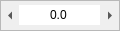
<?xml version="1.0" encoding="UTF-8"?>
<ui version="4.0">
 <class>Form</class>
 <widget class="QWidget" name="Form">
  <property name="geometry">
   <rect>
    <x>0</x>
    <y>0</y>
    <width>120</width>
    <height>31</height>
   </rect>
  </property>
  <property name="minimumSize">
   <size>
    <width>120</width>
    <height>31</height>
   </size>
  </property>
  <property name="maximumSize">
   <size>
    <width>120</width>
    <height>31</height>
   </size>
  </property>
  <property name="windowTitle">
   <string>Form</string>
  </property>
  <property name="autoFillBackground">
   <bool>false</bool>
  </property>
  <property name="styleSheet">
   <string notr="true">QFrame.BackFrame {
border: 1px solid black;
background: qlineargradient(x1: 0, y1: 0, x2: 0, y2: 1,
stop: 0 #777, stop: 0.1 rgb(203, 203, 203));
}

QFrame.BackFrame  QLineEdit{
background: rgb(203, 203, 203);
}
</string>
  </property>
  <layout class="QVBoxLayout" name="verticalLayout">
   <property name="spacing">
    <number>0</number>
   </property>
   <property name="margin">
    <number>0</number>
   </property>
   <item>
    <widget class="QFrame" name="backFrame">
     <property name="minimumSize">
      <size>
       <width>120</width>
       <height>31</height>
      </size>
     </property>
     <property name="maximumSize">
      <size>
       <width>120</width>
       <height>31</height>
      </size>
     </property>
     <property name="frameShape">
      <enum>QFrame::StyledPanel</enum>
     </property>
     <property name="frameShadow">
      <enum>QFrame::Raised</enum>
     </property>
     <property name="class" stdset="0">
      <string>BackFrame</string>
     </property>
     <widget class="QToolButton" name="decrementBtn">
      <property name="geometry">
       <rect>
        <x>0</x>
        <y>3</y>
        <width>20</width>
        <height>25</height>
       </rect>
      </property>
      <property name="minimumSize">
       <size>
        <width>20</width>
        <height>25</height>
       </size>
      </property>
      <property name="maximumSize">
       <size>
        <width>25</width>
        <height>25</height>
       </size>
      </property>
      <property name="text">
       <string/>
      </property>
      <property name="icon">
       <iconset>
        <normaloff>:/tool/select/icons/rewind.ico</normaloff>:/tool/select/icons/rewind.ico</iconset>
      </property>
      <property name="iconSize">
       <size>
        <width>17</width>
        <height>17</height>
       </size>
      </property>
      <property name="checkable">
       <bool>false</bool>
      </property>
      <property name="popupMode">
       <enum>QToolButton::DelayedPopup</enum>
      </property>
      <property name="autoRaise">
       <bool>true</bool>
      </property>
      <property name="arrowType">
       <enum>Qt::LeftArrow</enum>
      </property>
     </widget>
     <widget class="QLineEdit" name="lineEdit">
      <property name="geometry">
       <rect>
        <x>19</x>
        <y>5</y>
        <width>81</width>
        <height>20</height>
       </rect>
      </property>
      <property name="palette">
       <palette>
        <active>
         <colorrole role="WindowText">
          <brush brushstyle="SolidPattern">
           <color alpha="255">
            <red>0</red>
            <green>0</green>
            <blue>0</blue>
           </color>
          </brush>
         </colorrole>
         <colorrole role="Button">
          <brush brushstyle="SolidPattern">
           <color alpha="255">
            <red>203</red>
            <green>203</green>
            <blue>203</blue>
           </color>
          </brush>
         </colorrole>
         <colorrole role="Light">
          <brush brushstyle="SolidPattern">
           <color alpha="255">
            <red>212</red>
            <green>212</green>
            <blue>212</blue>
           </color>
          </brush>
         </colorrole>
         <colorrole role="Midlight">
          <brush brushstyle="SolidPattern">
           <color alpha="255">
            <red>233</red>
            <green>233</green>
            <blue>233</blue>
           </color>
          </brush>
         </colorrole>
         <colorrole role="Dark">
          <brush brushstyle="SolidPattern">
           <color alpha="255">
            <red>106</red>
            <green>106</green>
            <blue>106</blue>
           </color>
          </brush>
         </colorrole>
         <colorrole role="Mid">
          <brush brushstyle="SolidPattern">
           <color alpha="255">
            <red>141</red>
            <green>141</green>
            <blue>141</blue>
           </color>
          </brush>
         </colorrole>
         <colorrole role="Text">
          <brush brushstyle="SolidPattern">
           <color alpha="255">
            <red>0</red>
            <green>0</green>
            <blue>0</blue>
           </color>
          </brush>
         </colorrole>
         <colorrole role="BrightText">
          <brush brushstyle="SolidPattern">
           <color alpha="255">
            <red>212</red>
            <green>212</green>
            <blue>212</blue>
           </color>
          </brush>
         </colorrole>
         <colorrole role="ButtonText">
          <brush brushstyle="SolidPattern">
           <color alpha="255">
            <red>0</red>
            <green>0</green>
            <blue>0</blue>
           </color>
          </brush>
         </colorrole>
         <colorrole role="Base">
          <brush brushstyle="SolidPattern">
           <color alpha="255">
            <red>203</red>
            <green>203</green>
            <blue>203</blue>
           </color>
          </brush>
         </colorrole>
         <colorrole role="Window">
          <brush brushstyle="SolidPattern">
           <color alpha="255">
            <red>203</red>
            <green>203</green>
            <blue>203</blue>
           </color>
          </brush>
         </colorrole>
         <colorrole role="Shadow">
          <brush brushstyle="SolidPattern">
           <color alpha="255">
            <red>0</red>
            <green>0</green>
            <blue>0</blue>
           </color>
          </brush>
         </colorrole>
         <colorrole role="HighlightedText">
          <brush brushstyle="SolidPattern">
           <color alpha="255">
            <red>212</red>
            <green>212</green>
            <blue>212</blue>
           </color>
          </brush>
         </colorrole>
         <colorrole role="AlternateBase">
          <brush brushstyle="SolidPattern">
           <color alpha="255">
            <red>233</red>
            <green>233</green>
            <blue>233</blue>
           </color>
          </brush>
         </colorrole>
         <colorrole role="NoRole">
          <brush brushstyle="SolidPattern">
           <color alpha="255">
            <red>212</red>
            <green>212</green>
            <blue>212</blue>
           </color>
          </brush>
         </colorrole>
         <colorrole role="ToolTipBase">
          <brush brushstyle="SolidPattern">
           <color alpha="255">
            <red>255</red>
            <green>255</green>
            <blue>220</blue>
           </color>
          </brush>
         </colorrole>
         <colorrole role="ToolTipText">
          <brush brushstyle="SolidPattern">
           <color alpha="255">
            <red>0</red>
            <green>0</green>
            <blue>0</blue>
           </color>
          </brush>
         </colorrole>
        </active>
        <inactive>
         <colorrole role="WindowText">
          <brush brushstyle="SolidPattern">
           <color alpha="255">
            <red>0</red>
            <green>0</green>
            <blue>0</blue>
           </color>
          </brush>
         </colorrole>
         <colorrole role="Button">
          <brush brushstyle="SolidPattern">
           <color alpha="255">
            <red>203</red>
            <green>203</green>
            <blue>203</blue>
           </color>
          </brush>
         </colorrole>
         <colorrole role="Light">
          <brush brushstyle="SolidPattern">
           <color alpha="255">
            <red>212</red>
            <green>212</green>
            <blue>212</blue>
           </color>
          </brush>
         </colorrole>
         <colorrole role="Midlight">
          <brush brushstyle="SolidPattern">
           <color alpha="255">
            <red>233</red>
            <green>233</green>
            <blue>233</blue>
           </color>
          </brush>
         </colorrole>
         <colorrole role="Dark">
          <brush brushstyle="SolidPattern">
           <color alpha="255">
            <red>106</red>
            <green>106</green>
            <blue>106</blue>
           </color>
          </brush>
         </colorrole>
         <colorrole role="Mid">
          <brush brushstyle="SolidPattern">
           <color alpha="255">
            <red>141</red>
            <green>141</green>
            <blue>141</blue>
           </color>
          </brush>
         </colorrole>
         <colorrole role="Text">
          <brush brushstyle="SolidPattern">
           <color alpha="255">
            <red>0</red>
            <green>0</green>
            <blue>0</blue>
           </color>
          </brush>
         </colorrole>
         <colorrole role="BrightText">
          <brush brushstyle="SolidPattern">
           <color alpha="255">
            <red>212</red>
            <green>212</green>
            <blue>212</blue>
           </color>
          </brush>
         </colorrole>
         <colorrole role="ButtonText">
          <brush brushstyle="SolidPattern">
           <color alpha="255">
            <red>0</red>
            <green>0</green>
            <blue>0</blue>
           </color>
          </brush>
         </colorrole>
         <colorrole role="Base">
          <brush brushstyle="SolidPattern">
           <color alpha="255">
            <red>203</red>
            <green>203</green>
            <blue>203</blue>
           </color>
          </brush>
         </colorrole>
         <colorrole role="Window">
          <brush brushstyle="SolidPattern">
           <color alpha="255">
            <red>203</red>
            <green>203</green>
            <blue>203</blue>
           </color>
          </brush>
         </colorrole>
         <colorrole role="Shadow">
          <brush brushstyle="SolidPattern">
           <color alpha="255">
            <red>0</red>
            <green>0</green>
            <blue>0</blue>
           </color>
          </brush>
         </colorrole>
         <colorrole role="HighlightedText">
          <brush brushstyle="SolidPattern">
           <color alpha="255">
            <red>212</red>
            <green>212</green>
            <blue>212</blue>
           </color>
          </brush>
         </colorrole>
         <colorrole role="AlternateBase">
          <brush brushstyle="SolidPattern">
           <color alpha="255">
            <red>233</red>
            <green>233</green>
            <blue>233</blue>
           </color>
          </brush>
         </colorrole>
         <colorrole role="NoRole">
          <brush brushstyle="SolidPattern">
           <color alpha="255">
            <red>212</red>
            <green>212</green>
            <blue>212</blue>
           </color>
          </brush>
         </colorrole>
         <colorrole role="ToolTipBase">
          <brush brushstyle="SolidPattern">
           <color alpha="255">
            <red>255</red>
            <green>255</green>
            <blue>220</blue>
           </color>
          </brush>
         </colorrole>
         <colorrole role="ToolTipText">
          <brush brushstyle="SolidPattern">
           <color alpha="255">
            <red>0</red>
            <green>0</green>
            <blue>0</blue>
           </color>
          </brush>
         </colorrole>
        </inactive>
        <disabled>
         <colorrole role="WindowText">
          <brush brushstyle="SolidPattern">
           <color alpha="255">
            <red>106</red>
            <green>106</green>
            <blue>106</blue>
           </color>
          </brush>
         </colorrole>
         <colorrole role="Button">
          <brush brushstyle="SolidPattern">
           <color alpha="255">
            <red>203</red>
            <green>203</green>
            <blue>203</blue>
           </color>
          </brush>
         </colorrole>
         <colorrole role="Light">
          <brush brushstyle="SolidPattern">
           <color alpha="255">
            <red>212</red>
            <green>212</green>
            <blue>212</blue>
           </color>
          </brush>
         </colorrole>
         <colorrole role="Midlight">
          <brush brushstyle="SolidPattern">
           <color alpha="255">
            <red>233</red>
            <green>233</green>
            <blue>233</blue>
           </color>
          </brush>
         </colorrole>
         <colorrole role="Dark">
          <brush brushstyle="SolidPattern">
           <color alpha="255">
            <red>106</red>
            <green>106</green>
            <blue>106</blue>
           </color>
          </brush>
         </colorrole>
         <colorrole role="Mid">
          <brush brushstyle="SolidPattern">
           <color alpha="255">
            <red>141</red>
            <green>141</green>
            <blue>141</blue>
           </color>
          </brush>
         </colorrole>
         <colorrole role="Text">
          <brush brushstyle="SolidPattern">
           <color alpha="255">
            <red>106</red>
            <green>106</green>
            <blue>106</blue>
           </color>
          </brush>
         </colorrole>
         <colorrole role="BrightText">
          <brush brushstyle="SolidPattern">
           <color alpha="255">
            <red>212</red>
            <green>212</green>
            <blue>212</blue>
           </color>
          </brush>
         </colorrole>
         <colorrole role="ButtonText">
          <brush brushstyle="SolidPattern">
           <color alpha="255">
            <red>106</red>
            <green>106</green>
            <blue>106</blue>
           </color>
          </brush>
         </colorrole>
         <colorrole role="Base">
          <brush brushstyle="SolidPattern">
           <color alpha="255">
            <red>203</red>
            <green>203</green>
            <blue>203</blue>
           </color>
          </brush>
         </colorrole>
         <colorrole role="Window">
          <brush brushstyle="SolidPattern">
           <color alpha="255">
            <red>203</red>
            <green>203</green>
            <blue>203</blue>
           </color>
          </brush>
         </colorrole>
         <colorrole role="Shadow">
          <brush brushstyle="SolidPattern">
           <color alpha="255">
            <red>0</red>
            <green>0</green>
            <blue>0</blue>
           </color>
          </brush>
         </colorrole>
         <colorrole role="HighlightedText">
          <brush brushstyle="SolidPattern">
           <color alpha="255">
            <red>212</red>
            <green>212</green>
            <blue>212</blue>
           </color>
          </brush>
         </colorrole>
         <colorrole role="AlternateBase">
          <brush brushstyle="SolidPattern">
           <color alpha="255">
            <red>212</red>
            <green>212</green>
            <blue>212</blue>
           </color>
          </brush>
         </colorrole>
         <colorrole role="NoRole">
          <brush brushstyle="SolidPattern">
           <color alpha="255">
            <red>212</red>
            <green>212</green>
            <blue>212</blue>
           </color>
          </brush>
         </colorrole>
         <colorrole role="ToolTipBase">
          <brush brushstyle="SolidPattern">
           <color alpha="255">
            <red>255</red>
            <green>255</green>
            <blue>220</blue>
           </color>
          </brush>
         </colorrole>
         <colorrole role="ToolTipText">
          <brush brushstyle="SolidPattern">
           <color alpha="255">
            <red>0</red>
            <green>0</green>
            <blue>0</blue>
           </color>
          </brush>
         </colorrole>
        </disabled>
       </palette>
      </property>
      <property name="acceptDrops">
       <bool>false</bool>
      </property>
      <property name="autoFillBackground">
       <bool>false</bool>
      </property>
      <property name="text">
       <string>0.0</string>
      </property>
      <property name="maxLength">
       <number>10</number>
      </property>
      <property name="frame">
       <bool>false</bool>
      </property>
      <property name="alignment">
       <set>Qt::AlignCenter</set>
      </property>
      <property name="readOnly">
       <bool>false</bool>
      </property>
      <property name="class" stdset="0">
       <string>LineEdit</string>
      </property>
     </widget>
     <widget class="QToolButton" name="incrementBtn">
      <property name="geometry">
       <rect>
        <x>100</x>
        <y>3</y>
        <width>20</width>
        <height>25</height>
       </rect>
      </property>
      <property name="minimumSize">
       <size>
        <width>20</width>
        <height>25</height>
       </size>
      </property>
      <property name="maximumSize">
       <size>
        <width>25</width>
        <height>25</height>
       </size>
      </property>
      <property name="baseSize">
       <size>
        <width>25</width>
        <height>25</height>
       </size>
      </property>
      <property name="text">
       <string/>
      </property>
      <property name="icon">
       <iconset>
        <normaloff>:/tool/select/icons/forward.ico</normaloff>:/tool/select/icons/forward.ico</iconset>
      </property>
      <property name="iconSize">
       <size>
        <width>17</width>
        <height>17</height>
       </size>
      </property>
      <property name="checkable">
       <bool>false</bool>
      </property>
      <property name="autoRaise">
       <bool>true</bool>
      </property>
      <property name="arrowType">
       <enum>Qt::RightArrow</enum>
      </property>
     </widget>
    </widget>
   </item>
  </layout>
 </widget>
 <resources/>
 <connections/>
</ui>
